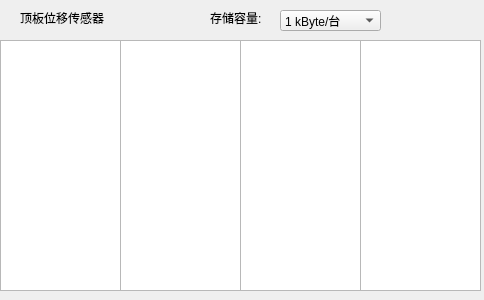
<?xml version="1.0" encoding="UTF-8"?>
<ui version="4.0">
 <class>Store_information</class>
 <widget class="QDialog" name="Store_information">
  <property name="geometry">
   <rect>
    <x>0</x>
    <y>0</y>
    <width>484</width>
    <height>300</height>
   </rect>
  </property>
  <property name="windowTitle">
   <string>Dialog</string>
  </property>
  <widget class="QTableView" name="tableView_10">
   <property name="geometry">
    <rect>
     <x>0</x>
     <y>40</y>
     <width>121</width>
     <height>251</height>
    </rect>
   </property>
  </widget>
  <widget class="QTableView" name="tableView_20">
   <property name="geometry">
    <rect>
     <x>120</x>
     <y>40</y>
     <width>121</width>
     <height>251</height>
    </rect>
   </property>
  </widget>
  <widget class="QTableView" name="tableView_30">
   <property name="geometry">
    <rect>
     <x>240</x>
     <y>40</y>
     <width>121</width>
     <height>251</height>
    </rect>
   </property>
  </widget>
  <widget class="QTableView" name="tableView_4">
   <property name="geometry">
    <rect>
     <x>360</x>
     <y>40</y>
     <width>121</width>
     <height>251</height>
    </rect>
   </property>
  </widget>
  <widget class="QLabel" name="label">
   <property name="geometry">
    <rect>
     <x>20</x>
     <y>10</y>
     <width>131</width>
     <height>16</height>
    </rect>
   </property>
   <property name="text">
    <string>顶板位移传感器</string>
   </property>
  </widget>
  <widget class="QLabel" name="label_2">
   <property name="geometry">
    <rect>
     <x>210</x>
     <y>10</y>
     <width>131</width>
     <height>16</height>
    </rect>
   </property>
   <property name="text">
    <string>存储容量:</string>
   </property>
  </widget>
  <widget class="QComboBox" name="comboBox">
   <property name="geometry">
    <rect>
     <x>280</x>
     <y>10</y>
     <width>101</width>
     <height>21</height>
    </rect>
   </property>
   <item>
    <property name="text">
     <string>1 kByte/台</string>
    </property>
   </item>
   <item>
    <property name="text">
     <string>2 kByte/台</string>
    </property>
   </item>
   <item>
    <property name="text">
     <string>3 kByte/台</string>
    </property>
   </item>
   <item>
    <property name="text">
     <string>4 kByte/台</string>
    </property>
   </item>
   <item>
    <property name="text">
     <string>5 kByte/台</string>
    </property>
   </item>
   <item>
    <property name="text">
     <string>6 kByte/台</string>
    </property>
   </item>
   <item>
    <property name="text">
     <string>7 kByte/台</string>
    </property>
   </item>
   <item>
    <property name="text">
     <string>8 kByte/台</string>
    </property>
   </item>
   <item>
    <property name="text">
     <string>9 kByte/台</string>
    </property>
   </item>
   <item>
    <property name="text">
     <string>10 kByte/台</string>
    </property>
   </item>
  </widget>
 </widget>
 <tabstops>
  <tabstop>comboBox</tabstop>
  <tabstop>tableView_20</tabstop>
  <tabstop>tableView_30</tabstop>
  <tabstop>tableView_4</tabstop>
  <tabstop>tableView_10</tabstop>
 </tabstops>
 <resources/>
 <connections/>
</ui>
